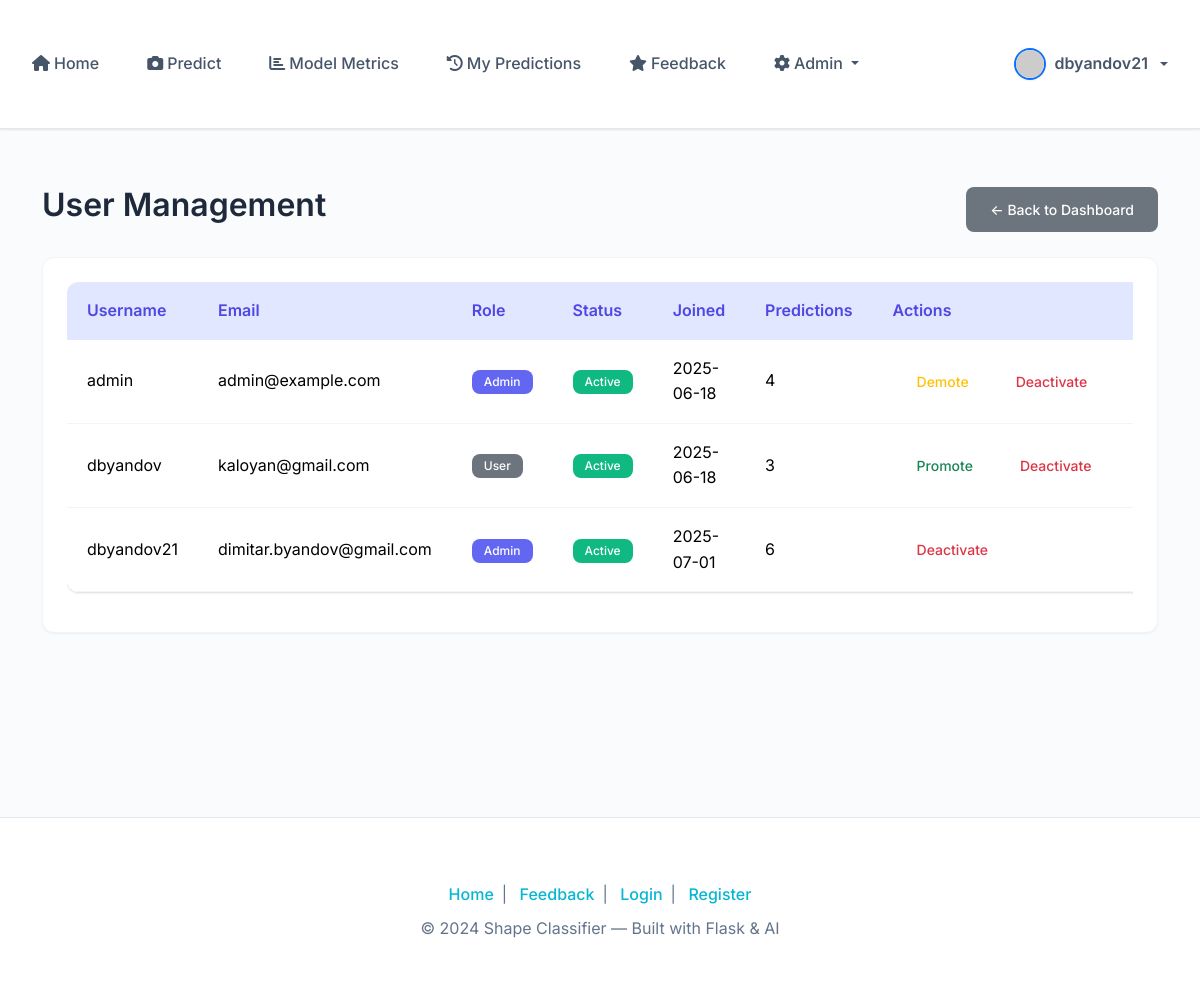
The page /admin/users (signed in) on the database its author committed.
### app/models/user.py (models this page shows, shortened)
class User(UserMixin, db.Model):
    id = db.Column(db.Integer, primary_key=True)
    username = db.Column(db.String(80), unique=True, nullable=False)
    email = db.Column(db.String(120), unique=True, nullable=False)
    password_hash = db.Column(db.String(128))
    profile_picture = db.Column(db.String(255), nullable=True)  # Store filename of profile picture
    role = db.Column(db.String(20), default='user')  # 'user' or 'admin'
    active = db.Column(db.Boolean, default=True)  # For deactivation
    created_at = db.Column(db.DateTime, default=datetime.utcnow)
    predictions = db.relationship('Prediction', backref='user', lazy=True)
    def is_admin(self):
        return self.role == 'admin'
    def get_profile_picture_url(self):
        if self.profile_picture:
            return f'/static/uploads/{self.profile_picture}'
        return f'https://ui-avatars.com/api/?name={self.username}&background=random&color=fff&size=200'

### app/routes/admin.py (the view)
@admin.route('/users')
@login_required
@admin_required
def users():
    users = User.query.all()
    return render_template('admin/admin_users.html', users=users)

### app/templates/admin/admin_users.html (shortened to what this page needs)
{% extends "base.html" %}
{% block content %}
<div class="container mt-4">
  <div class="d-flex justify-content-between align-items-center mb-4">
    <h2>User Management</h2>
    <a href="{{ url_for('admin.dashboard') }}" class="btn btn-secondary">← Back to Dashboard</a>
  </div>
  {% if users %}
    <div class="card shadow-sm">
      <div class="card-body">
        <div class="table-responsive">
          <table class="table table-hover">
            <thead class="table-light">
              <tr>
                <th>Username</th>
                <th>Email</th>
                <th>Role</th>
                <th>Status</th>
                <th>Joined</th>
                <th>Predictions</th>
                <th>Actions</th>
              </tr>
            </thead>
            <tbody>
              {% for user in users %}
              <tr>
                <td>{{ user.username }}</td>
                <td>{{ user.email }}</td>
                <td>
                  <span class="badge bg-{% if user.role == 'admin' %}primary{% else %}secondary{% endif %}">
                    {{ user.role.title() }}
                  </span>
                </td>
                <td>
                  <span class="badge bg-{% if user.active %}success{% else %}danger{% endif %}">
                    {{ 'Active' if user.active else 'Inactive' }}
                  </span>
                </td>
                <td>{{ user.created_at.strftime('%Y-%m-%d') }}</td>
                <td>{{ user.predictions|length }}</td>
                <td>
                  <div class="btn-group btn-group-sm" role="group">
                    {% if user.role == 'user' %}
                      <a href="{{ url_for('admin.promote_user', user_id=user.id) }}"
                         class="btn btn-outline-success"
                         onclick="return confirm('Promote {{ user.username }} to admin?')">
                        Promote
                      </a>
                    {% elif user.role == 'admin' and user.id != current_user.id %}
                      <a href="{{ url_for('admin.demote_user', user_id=user.id) }}"
                         class="btn btn-outline-warning"
                         onclick="return confirm('Demote {{ user.username }} to user?')">
                        Demote
                      </a>
                    {% endif %}
                    {% if user.active %}
                      <a href="{{ url_for('admin.deactivate_user', user_id=user.id) }}"
                         class="btn btn-outline-danger"
                         onclick="return confirm('Deactivate {{ user.username }}?')">
                        Deactivate
                      </a>
                    {% else %}
                      <a href="{{ url_for('admin.activate_user', user_id=user.id) }}"
                         class="btn btn-outline-success">
                        Activate
                      </a>
                    {% endif %}
                    {% if user.id != current_user.id %}
                      <a href="{{ url_for('admin.delete_user', user_id=user.id) }}"
                         class="btn btn-outline-danger"
                         onclick="return confirm('Delete {{ user.username }} and all their predictions? This action cannot be undone.')">
                      </a>
                    {% endif %}
                  </div>
                </td>
              </tr>
              {% endfor %}
            </tbody>
          </table>
        </div>
      </div>
    </div>
  {% else %}
    <div class="text-center py-5">
      <i class="fas fa-users fa-3x text-muted mb-3"></i>
      <h4 class="text-muted">No Users Found</h4>
      <p class="text-muted">No users have registered yet.</p>
    </div>
  {% endif %}
</div>
{% endblock %}

### app/templates/components/navbar.html (shortened to what this page needs)
<nav class="navbar navbar-expand-lg bg-white shadow-sm py-2 sticky-top">
  <div class="container-fluid">
    <div class="collapse navbar-collapse" id="navbarNavDropdown">
      <ul class="navbar-nav me-auto mb-2 mb-lg-0 align-items-lg-center gap-lg-2">
        <li class="nav-item">
          <a class="nav-link{% if request.endpoint == 'main.index' %} active{% endif %}" href="{{ url_for('main.index') }}">
            <i class="fas fa-home me-1"></i>Home
          </a>
        </li>
        {% if current_user.is_authenticated %}
        <li class="nav-item">
          <a class="nav-link" href="{{ url_for('main.predict') }}">
            <i class="fas fa-camera me-1"></i>Predict
          </a>
        </li>
        <li class="nav-item">
          <a class="nav-link" href="{{ url_for('main.model_evaluation') }}">
            <i class="fas fa-chart-bar me-1"></i>Model Metrics
          </a>
        </li>
        <li class="nav-item">
          <a class="nav-link{% if request.endpoint == 'main.my_predictions' %} active{% endif %}" href="{{ url_for('main.my_predictions') }}">
            <i class="fas fa-history me-1"></i>My Predictions
          </a>
        </li>
        <li class="nav-item">
          <a class="nav-link{% if request.endpoint == 'main.feedback' %} active{% endif %}" href="{{ url_for('main.feedback') }}">
            <i class="fas fa-star me-1"></i>Feedback
          </a>
        </li>
        {% if current_user.is_admin() %}
        <li class="nav-item dropdown">
          <a class="nav-link dropdown-toggle" href="#" id="adminDropdown" role="button" data-bs-toggle="dropdown" aria-expanded="false">
            <i class="fas fa-cog me-1"></i>Admin
          </a>
        </li>
        {% endif %}
        {% endif %}
      </ul>
      <ul class="navbar-nav mb-2 mb-lg-0 align-items-lg-center gap-lg-2">
        {% if current_user.is_authenticated %}
        <li class="nav-item dropdown">
          <a class="nav-link dropdown-toggle d-flex align-items-center gap-2" href="#" id="userDropdown" role="button" data-bs-toggle="dropdown" aria-expanded="false">
            <img src="{{ current_user.get_profile_picture_url() }}"
                 alt="Profile"
                 class="rounded-circle border border-2 border-primary shadow-sm" style="width: 32px; height: 32px; object-fit: cover;">
            <span class="fw-semibold">{{ current_user.username }}</span>
          </a>
        </li>
        {% endif %}
      </ul>
    </div>
  </div>
</nav>

### app/static/css/custom.css (style rules this page uses)
:root { --primary: #6366f1; --primary-dark: #4f46e5; --primary-light: #e0e7ff; --accent: #06b6d4; --accent-dark: #0891b2; --accent-light: #e0f7fa; --background: #fafbfc; --surface: #ffffff; --surface-hover: #f8fafc; --text-primary: #1e293b; --text-secondary: #475569; --text-muted: #64748b; --text-light: #94a3b8; --success: #10b981; --success-light: #d1fae5; --danger: #ef4444; --danger-light: #fee2e2; --warning: #f59e0b; --warning-light: #fef3c7; --info: #3b82f6; --info-light: #dbeafe; --border: #e2e8f0; --border-light: #f1f5f9; --shadow-sm: 0 1px 2px 0 rgba(0, 0, 0, 0.05); --shadow: 0 1px 3px 0 rgba(0, 0, 0, 0.1), 0 1px 2px 0 rgba(0, 0, 0, 0.06); --shadow-md: 0 4px 6px -1px rgba(0, 0, 0, 0.1), 0 2px 4px -1px rgba(0, 0, 0, 0.06); --shadow-lg: 0 10px 15px -3px rgba(0, 0, 0, 0.1), 0 4px 6px -2px rgba(0, 0, 0, 0.05); --transition: all 0.2s cubic-bezier(0.4, 0, 0.2, 1); --transition-slow: all 0.3s cubic-bezier(0.4, 0, 0.2, 1); --radius-sm: 0.375rem; --radius: 0.5rem; --radius-md: 0.75rem; --radius-lg: 1rem; --radius-xl: 1.5rem; }
* { box-sizing: border-box; }
html, body { font-family: 'Inter', -apple-system, BlinkMacSystemFont, 'Segoe UI', Roboto, Oxygen, Ubuntu, Cantarell, sans-serif; background-color: var(--background); color: var(--text-secondary); line-height: 1.6; font-size: 16px; margin: 0; padding: 0; }
h1, h2, h3, h4, h5, h6 { color: var(--text-primary); font-weight: 600; line-height: 1.25; margin-bottom: 0.5rem; }
a { color: var(--accent); text-decoration: none; transition: var(--transition); }
.btn { font-weight: 500; border-radius: var(--radius); border: none; padding: 0.75rem 1.5rem; font-size: 0.875rem; transition: var(--transition); text-decoration: none; display: inline-flex; align-items: center; justify-content: center; gap: 0.5rem; cursor: pointer; }
.card { background: var(--surface); border: 1px solid var(--border-light); border-radius: var(--radius-md); box-shadow: var(--shadow); transition: var(--transition); overflow: hidden; }
.card-body { padding: 1.5rem; }
.navbar { background: var(--surface) !important; border-bottom: 1px solid var(--border); box-shadow: var(--shadow-sm); padding: 0.75rem 0; min-height: auto; }
.nav-link { color: var(--text-secondary) !important; font-weight: 500; padding: 0.5rem 1rem !important; border-radius: var(--radius); transition: var(--transition); margin: 0 0.25rem; }
.table { background: var(--surface); border-radius: var(--radius-md); overflow: hidden; box-shadow: var(--shadow); }
.table thead th { background: var(--primary-light); color: var(--primary-dark); font-weight: 600; border: none; padding: 1rem 1.25rem; }
.table tbody td { padding: 1rem 1.25rem; border-color: var(--border-light); vertical-align: middle; }
.badge { font-weight: 500; padding: 0.375rem 0.75rem; border-radius: var(--radius); font-size: 0.75rem; }
.bg-primary { background: var(--primary) !important; }
.bg-success { background: var(--success) !important; }
.shadow-sm { box-shadow: var(--shadow-sm) !important; }

### app/templates/base.html (style rules this page uses)
.container, .container-fluid { padding-top: 2rem; padding-bottom: 2rem; }
.sticky-top { z-index: 1050; }

### app/templates/components/navbar.html (style rules this page uses)
.navbar, .navbar * { z-index: 1040 !important; }

### rows shown on the page
User: username "dbyandov21", email "dimitar.byandov@gmail.com", role "Admin", active "Active", created_at "2025-07-01", predictions|length "6"
User: username "admin", email "admin@example.com", role "Admin", active "Active", created_at "2025-06-18", predictions|length "4"
User: username "dbyandov", email "kaloyan@gmail.com", role "User", active "Active", created_at "2025-06-18", predictions|length "3"

### other values the page prints
{{ 2024 }} "2024"
